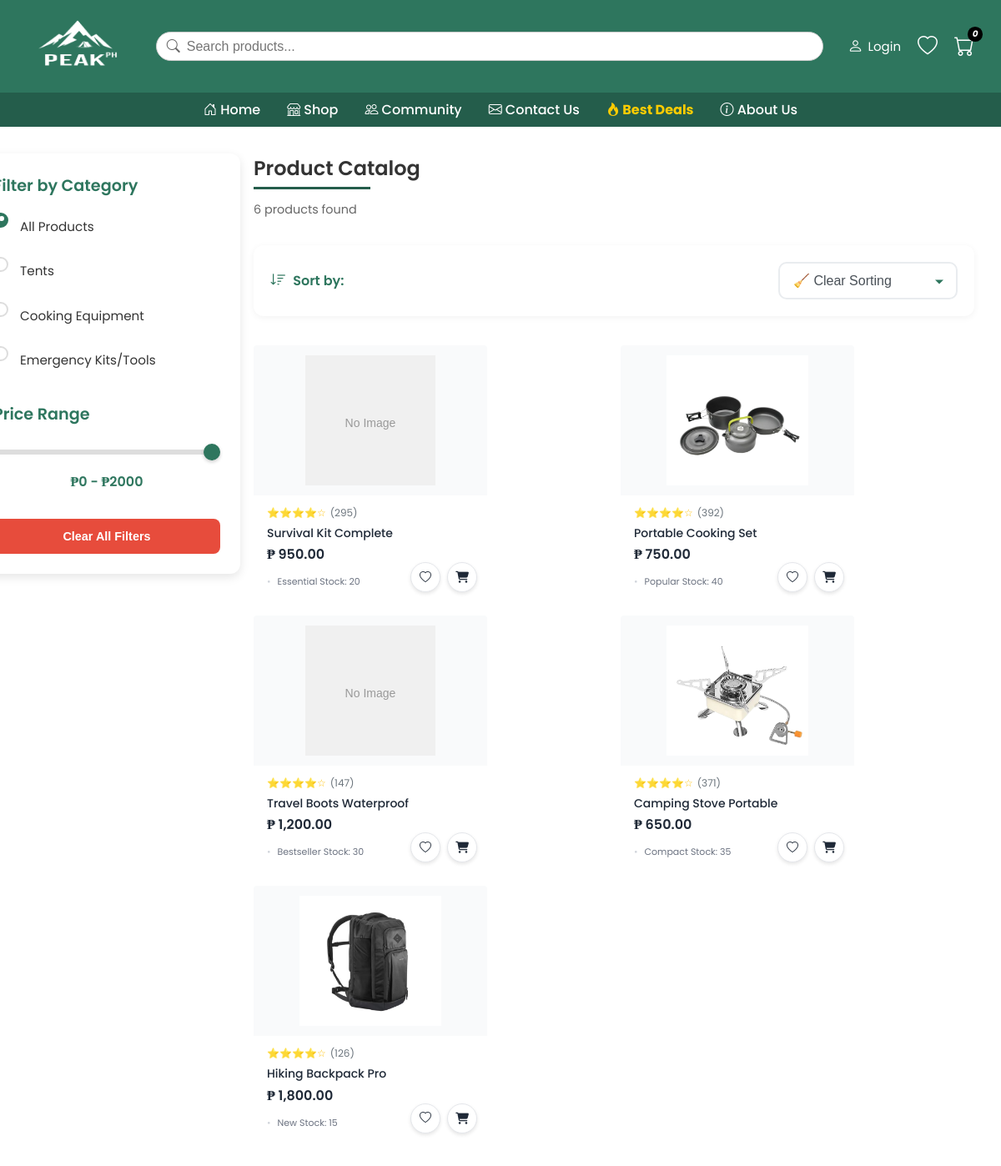
Screenshot of /ProductCatalog.php with the database file from the repository.
### tables this page shows
CREATE TABLE IF NOT EXISTS inventory (
  id int(11) NOT NULL AUTO_INCREMENT,
  product_name varchar(255) NOT NULL,
  price decimal(10,2) NOT NULL,
  stock int(11) NOT NULL,
  tag varchar(50) DEFAULT NULL,
  image varchar(255) DEFAULT NULL,
  created_at timestamp NOT NULL DEFAULT current_timestamp(),
  updated_at timestamp NOT NULL DEFAULT current_timestamp() ON UPDATE current_timestamp(),
  label varchar(50) DEFAULT NULL,
  PRIMARY KEY (id)
);

### includes/db.php (called while the page is built, shortened)
<?php
$hostname = $_SERVER['HTTP_HOST'] ?? 'localhost';
$is_production = !in_array($hostname, ['localhost', '127.0.0.1']);
if ($is_production) {
    $host = "sql110.infinityfree.com";
    $user = "if0_43079404";
    $pass = "CyberHacker1013";
    $dbname = "if0_43079404_peakph_db";
} else {
    $host = "localhost";
    $user = "root";
    $pass = "";
    $dbname = "if0_42814827_peakph_db";
}
$db_connection_error = false;
$conn = null;
try {
    $conn = new mysqli($host, $user, $pass, $dbname);
    $conn->set_charset("utf8mb4");
} catch (Exception $e) {
    error_log("Database connection failed: " . $e->getMessage());
    $db_connection_error = true;
    $conn = null;
}
function executeQuery($query, $params = [], $types = null) {
    global $conn, $db_connection_error;
    try {
        if (empty($params)) {
            $result = $conn->query($query);
        }
        return $result;
    } catch (Exception $e) {
        error_log("Query execution failed: " . $e->getMessage());
        return false;
    }
}
?>

### ProductCatalog.php (the view, shortened to what this page needs)
<?php
require_once 'includes/user_auth.php';
require_once 'includes/db.php';
$cart_count = 0;
$search_query = isset($_GET['search']) ? trim($_GET['search']) : '';
$products = [];
if (isDatabaseConnected()) {
    try {
        if (!empty($search_query)) {
            $query = "SELECT id, product_name as name, price, image, tag, label, stock FROM inventory
                      WHERE stock > 0 AND (product_name LIKE ? OR tag LIKE ?)
                      ORDER BY RAND()";
            $search_param = "%$search_query%";
            $result = executeQuery($query, [$search_param, $search_param], "ss");
        } else {
            $query = "SELECT id, product_name as name, price, image, tag, label, stock FROM inventory WHERE stock > 0 ORDER BY RAND()";
            $result = executeQuery($query);
        }
        if ($result && $result->num_rows > 0) {
            while ($row = $result->fetch_assoc()) {
                $image_path = 'Assets/placeholder.svg';
                if (!empty($row['image'])) {
                    if (file_exists('admin/' . $row['image'])) {
                        $image_path = 'admin/' . $row['image'];
                    } elseif (file_exists($row['image'])) {
                        $image_path = $row['image'];
                    }
                }
                $products[] = [
                    'id' => $row['id'],
                    'name' => $row['name'],
                    'price' => number_format($row['price'], 2),
                    'price_raw' => $row['price'],
                    'image' => $image_path,
                    'category' => strtolower($row['tag'] ?? 'other'),
                    'badge' => $row['label'] ?? 'In Stock',
                    'rating' => '⭐⭐⭐⭐☆',
                    'reviews' => '(' . rand(50, 500) . ')',
                    'stock' => $row['stock'],
                    'is_database' => true
                ];
            }
        }
    } catch (Exception $e) {
        error_log('ProductCatalog database error: ' . $e->getMessage());
    }
}
?>
<!DOCTYPE html>
<html lang="en">
<head>
  <link href="https://cdn.jsdelivr.net/npm/bootstrap-icons@1.10.5/font/bootstrap-icons.css" rel="stylesheet">
  <link rel="stylesheet" href="https://cdnjs.cloudflare.com/ajax/libs/font-awesome/6.4.0/css/all.min.css">
  <link rel="stylesheet" href="Css/Global.css" />
  <link rel="stylesheet" href="Css/prod.css" />
</head>
<body>
   <header>
  <div class="top-navbar">
  <div class="brand">
    <a href="index.php" class="logo-btn">
      <img src="Assets/Carousel_Picts/Logo.png" alt="Brand Logo">
    </a>
  </div>
  <div class="search-wrapper">
    <i class="bi bi-search"></i>
    <input type="search" id="productSearch" placeholder="Search products..." value="<?php echo htmlspecialchars($search_query); ?>">
  </div>
  <div class="top-icons">
    <?php echo getAuthNavigationHTML(); ?>
    <a href="#" class="wishlist-link" onclick="toggleWishlistModal(); return false;">
      <i class="bi bi-heart">
      </i>
    </a>
    <a href="cart.php" class="cart-link">
      <i class="bi bi-cart">
        <span class="cart-count"><?php echo $cart_count; ?></span>
      </i>
    </a>
  </div>
</div>
<div class="bottom-navbar">
  <nav>
    <a href="index.php"><i class="bi bi-house-door"></i> Home</a>
    <a href="ProductCatalog.php"><i class="bi bi-shop"></i> Shop</a>
    <a href="pages/climbers-community.php"><i class="bi bi-people"></i> Community</a>
    <a href="pages/contact-us.php"><i class="bi bi-envelope"></i> Contact Us</a>
    <a href="#deals" class="best-deals"><i class="bi bi-fire"></i> Best Deals</a>
    <a href="pages/about-us.php"><i class="bi bi-info-circle"></i> About Us</a>
  </nav>
</div>
</header>
  <main class="main-content">
    <div class="catalog-container">
      <aside class="filter-sidebar">
        <div class="filter-section">
          <h3>Filter by Category</h3>
          <div class="filter-options">
            <label class="filter-option">
              <span class="checkmark"></span>
              All Products
            </label>
            <label class="filter-option">
              <span class="checkmark"></span>
              Tents
            </label>
            <label class="filter-option">
              <span class="checkmark"></span>
              Cooking Equipment
            </label>
            <label class="filter-option">
              <span class="checkmark"></span>
              Emergency Kits/Tools
            </label>
          </div>
        </div>
        <div class="filter-section">
          <h3>Price Range</h3>
          <div class="price-range">
            <input type="range" id="priceRange" min="0" max="2000" value="2000" step="50">
            <div class="price-display">
              <span>₱0 - ₱<span id="priceValue">2000</span></span>
            </div>
          </div>
        </div>
        <button class="clear-filters">Clear All Filters</button>
      </aside>
      <section class="products-section">
        <div class="section-title">
          <h2>
            <?php if (!empty($search_query)): ?>
              Search Results for "<?php echo htmlspecialchars($search_query); ?>"
            <?php else: ?>
              Product Catalog
            <?php endif; ?>
          </h2>
          <p class="results-count"><span id="resultsCount"><?php echo count($products); ?></span> products found</p>
        </div>
        <div class="sorting-bar">
          <div class="sort-label">
            <i class="bi bi-sort-down"></i>
            <span>Sort by:</span>
          </div>
          <select id="sortSelect" class="sort-dropdown">
            <option value="clear">🧹 Clear Sorting</option>
          </select>
        </div>
        <div class="products-grid">
          <?php foreach ($products as $product): ?>
            <div class="product-card" data-category="<?php echo htmlspecialchars($product['category']); ?>" data-price="<?php echo $product['price_raw']; ?>">
              <a href="ProductView.php?id=<?php echo urlencode($product['id']); ?>" class="product-link">
                <div class="product-image">
                  <img src="<?php echo htmlspecialchars($product['image']); ?>" alt="<?php echo htmlspecialchars($product['name']); ?>">
                </div>
                <div class="product-info">
                  <div class="product-rating">
                    <span style="color: #ffc107;"><?php echo $product['rating']; ?></span>
                    <span class="count"><?php echo $product['reviews']; ?></span>
                  </div>
                  <h3><?php echo htmlspecialchars($product['name']); ?></h3>
                  <div class="product-price">
                    <span class="current-price">₱ <?php echo $product['price']; ?></span>
                  </div>
                  <div class="product-meta">
                    <?php echo htmlspecialchars($product['badge']); ?>
                    Stock: <?php echo $product['stock']; ?>
                  </div>
                </div>
              </a>
              <div class="product-actions">
                <button class="add-to-wishlist"
                        data-product-id="<?php echo htmlspecialchars($product['id']); ?>"
                        title="Add to Wishlist">
                  <i class="bi bi-heart"></i>
                </button>
                <button class="add-to-cart"
                        data-product-id="<?php echo htmlspecialchars($product['id']); ?>"
                        data-product-name="<?php echo htmlspecialchars($product['name']); ?>"
                        data-product-price="<?php echo $product['price_raw']; ?>"
                        data-product-image="<?php echo htmlspecialchars($product['image']); ?>"
                        <?php echo ($product['stock'] <= 0) ? 'disabled' : ''; ?>
                        title="<?php echo ($product['stock'] <= 0) ? 'Out of Stock' : 'Add to Cart'; ?>">
                  <i class="fa-solid fa-cart-shopping"></i>
                </button>
              </div>
            </div>
          <?php endforeach; ?>
        </div>
      </section>
    </div>
  </main>
</body>
</html>

### includes/user_auth.php (shortened to what this page needs)
<?php
function isUserLoggedIn() {
    return isset($_SESSION['user_logged_in']) &&
           $_SESSION['user_logged_in'] === true &&
           isset($_SESSION['user_id']) &&
           isset($_SESSION['user_role']) &&
           $_SESSION['user_role'] === 'User';
}
function getAuthNavigationHTML() {
    if (isUserLoggedIn()) {
        $user = getCurrentUser();
        $displayName = !empty($user['first_name']) ? htmlspecialchars($user['first_name']) : 'User';
        return '
        <div class="user-dropdown">
            <button class="user-btn" onclick="toggleUserDropdown()">
                <i class="bi bi-person-circle"></i>
                <span>' . $displayName . '</span>
                <i class="bi bi-chevron-down"></i>
            </button>
            <div class="user-dropdown-menu" id="userDropdown">
                <a href="profile.php"><i class="bi bi-person"></i> Profile</a>
                <a href="orders.php"><i class="bi bi-bag"></i> Orders</a>
                <hr>
                <a href="#" onclick="handleLogout(); return false;" class="logout-link">
                    <i class="bi bi-box-arrow-right"></i> Logout
                </a>
            </div>
        </div>';
    } else {
        return '<button class="login-btn" onclick="showAuthModal()">
                    <i class="bi bi-person"></i>
                    <span>Login</span>
                </button>';
    }
}
?>

### Css/Global.css (style rules this page uses)
* { margin: 0; padding: 0; box-sizing: border-box; }
body, html { font-family: Poppins; color: #333; }
.logo-btn { background: none; border: none; padding: 0; cursor: pointer; }
.logo-btn img { height: 50px; }
.top-navbar { background: #2e765e; display: flex; align-items: center; justify-content: space-between; padding: 0.75rem 2rem; }
.top-navbar .brand img { height: 80px; width: 125px; }
.top-navbar .search-wrapper { display: flex; align-items: center; border: 1px solid #ccc; border-radius: 25px; padding: 0.25rem 0.75rem; background: #f5f5f5; max-width: 800px; flex: 1; margin: 0 20px; }
.top-navbar .search-wrapper i { font-size: 1rem; color: #666; margin-right: 0.5rem; }
.top-navbar .search-wrapper input[type="search"] { border: none; outline: none; font-size: 1rem; width: 100%; }
.top-navbar .top-icons { display: flex; align-items: center; gap: 1.25rem; position: relative; }
.top-navbar .bi-cart { font-size: 1.5rem; color: white; position: relative; }
.top-navbar .cart-link { text-decoration: none; color: white; display: flex; align-items: center; transition: color 0.3s ease; }
.top-navbar .cart-count { position: absolute; top: -6px; right: -10px; background: #e74c3c; color: #fff; font-size: 0.65rem; width: 1.1rem; height: 1.1rem; border-radius: 50%; display: flex; align-items: center; justify-content: center; font-weight: bold; }
.top-navbar .wishlist-link { text-decoration: none; color: white; display: flex; align-items: center; transition: color 0.3s ease; position: relative; }
.top-navbar .wishlist-link .bi-heart { font-size: 1.5rem; color: white; position: relative; }
.bottom-navbar { background: #245d4b; padding: 0.5rem 2rem; }
.bottom-navbar nav { display: flex; justify-content: center; gap: 2rem; }
.bottom-navbar nav a { text-decoration: none; color: white; font-weight: 500; transition: opacity 0.2s; }
.bottom-navbar nav a.best-deals { color: #ffcc00; font-weight: 700; }
.login-btn { display: flex; align-items: center; gap: 6px; background: transparent; border: none; font-size: 15px; color: white; cursor: pointer; font-family: "Poppins", sans-serif; transition: color 0.3s ease, transform 0.2s ease; }
.login-btn i { font-size: 18px; }

### ProductCatalog.php (style rules this page uses)
.sorting-bar { display: flex; align-items: center; justify-content: space-between; gap: 15px; padding: 20px; background: white; border-radius: 12px; box-shadow: 0 2px 8px rgba(0, 0, 0, 0.05); margin-bottom: 25px; }
.sort-label { display: flex; align-items: center; gap: 8px; font-weight: 600; color: #2e765e; font-size: 1rem; white-space: nowrap; flex: none; }
.sort-label i { font-size: 1.2rem; }
.sort-dropdown { flex: none; max-width: 350px; margin-left: auto; padding: 12px 16px; font-size: 1rem; font-weight: 500; color: #495057; background: linear-gradient(135deg, #f8f9fa, #fff); border: 2px solid #e9ecef; border-radius: 10px; cursor: pointer; transition: all 0.3s ease; outline: none; appearance: none; background-repeat: no-repeat; background-position: right 12px center; padding-right: 40px; }
.sort-dropdown option { padding: 10px; font-size: 1rem; }
.wishlist-link { position: relative; color: white; text-decoration: none; font-size: 1.5rem; transition: color 0.3s; }

### rows the page displays
inventory: rating "⭐⭐⭐⭐☆", reviews "(295)", product_name "Survival Kit Complete", price "950.00", label "Essential", stock "20"
inventory: image (picture), rating "⭐⭐⭐⭐☆", reviews "(392)", product_name "Portable Cooking Set", price "750.00", label "Popular", stock "40"
inventory: rating "⭐⭐⭐⭐☆", reviews "(147)", product_name "Travel Boots Waterproof", price "1,200.00", label "Bestseller", stock "30"
inventory: image (picture), rating "⭐⭐⭐⭐☆", reviews "(371)", product_name "Camping Stove Portable", price "650.00", label "Compact", stock "35"
inventory: image (picture), rating "⭐⭐⭐⭐☆", reviews "(126)", product_name "Hiking Backpack Pro", price "1,800.00", label "New", stock "15"

### other values shown
$cart_count "0"
count($products) "6"
